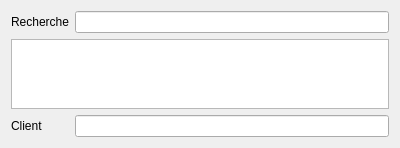
<?xml version="1.0" encoding="UTF-8"?>
<ui version="4.0">
 <class>searchWidget</class>
 <widget class="QWidget" name="searchWidget">
  <property name="geometry">
   <rect>
    <x>0</x>
    <y>0</y>
    <width>400</width>
    <height>117</height>
   </rect>
  </property>
  <property name="windowTitle">
   <string>Form</string>
  </property>
  <layout class="QGridLayout" name="gridLayout">
   <item row="2" column="0">
    <widget class="QLabel" name="lbCustomer">
     <property name="text">
      <string>Client</string>
     </property>
    </widget>
   </item>
   <item row="0" column="1">
    <widget class="QLineEdit" name="leSearch">
     <property name="toolTip">
      <string>Recherche du client associé au projet</string>
     </property>
    </widget>
   </item>
   <item row="0" column="0">
    <widget class="QLabel" name="lbSearch">
     <property name="text">
      <string>Recherche</string>
     </property>
    </widget>
   </item>
   <item row="1" column="0" colspan="2">
    <widget class="QTableView" name="tblSearch">
     <property name="toolTip">
      <string>Sélectionner dans le tableau le client associé au projet</string>
     </property>
     <property name="editTriggers">
      <set>QAbstractItemView::NoEditTriggers</set>
     </property>
     <property name="selectionMode">
      <enum>QAbstractItemView::SingleSelection</enum>
     </property>
     <property name="selectionBehavior">
      <enum>QAbstractItemView::SelectRows</enum>
     </property>
    </widget>
   </item>
   <item row="2" column="1">
    <widget class="Gui::Widgets::CheckFields::CheckName" name="leCustomer">
     <property name="readOnly">
      <bool>true</bool>
     </property>
    </widget>
   </item>
  </layout>
 </widget>
 <customwidgets>
  <customwidget>
   <class>Gui::Widgets::CheckFields::CheckName</class>
   <extends>QLineEdit</extends>
   <header>gui/widgets/checkfields/checkname.h</header>
  </customwidget>
 </customwidgets>
 <resources/>
 <connections>
  <connection>
   <sender>leSearch</sender>
   <signal>textChanged(QString)</signal>
   <receiver>searchWidget</receiver>
   <slot>search(QString)</slot>
   <hints>
    <hint type="sourcelabel">
     <x>210</x>
     <y>24</y>
    </hint>
    <hint type="destinationlabel">
     <x>542</x>
     <y>9</y>
    </hint>
   </hints>
  </connection>
  <connection>
   <sender>tblSearch</sender>
   <signal>clicked(QModelIndex)</signal>
   <receiver>searchWidget</receiver>
   <slot>getCustomerData()</slot>
   <hints>
    <hint type="sourcelabel">
     <x>118</x>
     <y>54</y>
    </hint>
    <hint type="destinationlabel">
     <x>176</x>
     <y>161</y>
    </hint>
   </hints>
  </connection>
  <connection>
   <sender>tblSearch</sender>
   <signal>clicked(QModelIndex)</signal>
   <receiver>searchWidget</receiver>
   <slot>getCustomerData()</slot>
   <hints>
    <hint type="sourcelabel">
     <x>50</x>
     <y>66</y>
    </hint>
    <hint type="destinationlabel">
     <x>494</x>
     <y>125</y>
    </hint>
   </hints>
  </connection>
 </connections>
 <slots>
  <slot>search(QString)</slot>
  <slot>getCustomerData()</slot>
 </slots>
</ui>
